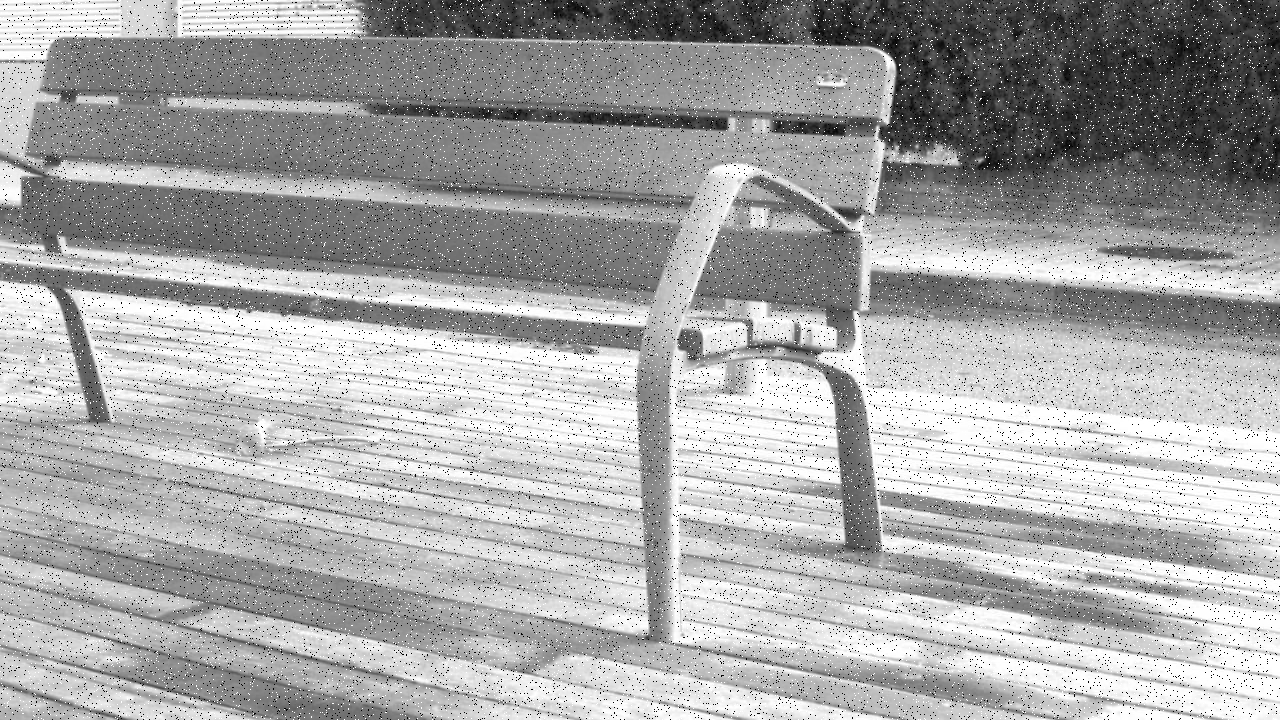
#> input picture HW2/ex1_images/noise.png, 1280 x 720 px
$ python ex1.py
#> lines starting #> are read from the running program, lines starting #| are printed output that depends on the picture; long printed decimals are rounded
#> in read_img, returned value is the input picture: shape (720, 1280); min 0, max 255, mean 167.2
#> call 2 of read_img, with img_path = 'ex1_images/ori_img.png'
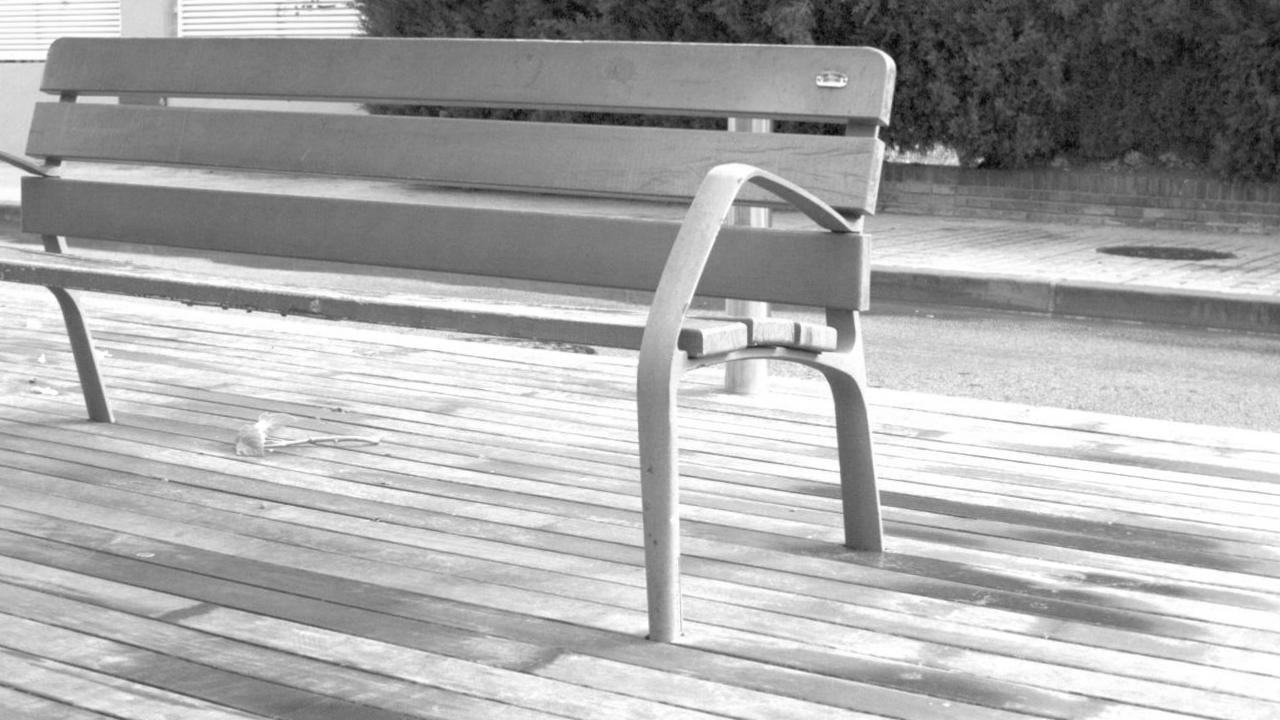
#> input picture HW2/ex1_images/ori_img.png, 1280 x 720 px
#> in read_img, returned value is the input picture: shape (720, 1280); min 0, max 255, mean 169.4
import cv2
import matplotlib.pyplot as plt
import numpy as np
import math
import os


def read_img(img_path):
    """
    Read grayscale image
    Inputs:
    img_path: str: image path
    Returns:
    img: cv2 image
    """
    return cv2.imread(img_path, 0)


def padding_img(img, filter_size=3):
    """
    The surrogate function for the filter functions.
    The goal of the function: replicate padding the image such that when applying the kernel with the size of filter_size, the padded image will be the same size as the original image.
    WARNING: Do not use the exterior functions from available libraries such as OpenCV, scikit-image, etc. Just do from scratch using function from the numpy library or functions in pure Python.
    Inputs:
        img: cv2 image: original image
        filter_size: int: size of square filter
    Return:
        padded_img: cv2 image: the padding image
    """
    height, width = img.shape
    padding_size = filter_size // 2
    # Create a padded image with zeros
    padded_img = np.zeros(
        (height + 2 * padding_size, width + 2 * padding_size), dtype=img.dtype
    )

    # Copy the original image into the center of the padded image
    padded_img[
        padding_size : padding_size + height, padding_size : padding_size + width
    ] = img

    # Replicate padding for borders
    padded_img[:padding_size, padding_size : padding_size + width] = img[0, :]  # Top
    padded_img[padding_size + height :, padding_size : padding_size + width] = img[
        height - 1, :
    ]  # Bottom
    padded_img[:, :padding_size] = padded_img[
        :, padding_size : padding_size + 1
    ]  # Left
    padded_img[:, padding_size + width :] = padded_img[
        :, padding_size + width - 1 : padding_size + width
    ]  # Right

    return padded_img


def mean_filter(img, filter_size=3):
    """
    Smoothing image with mean square filter with the size of filter_size. Use replicate padding for the image.
    WARNING: Do not use the exterior functions from available libraries such as OpenCV, scikit-image, etc. Just do from scratch using function from the numpy library or functions in pure Python.
    Inputs:
        img: cv2 image: original image
        filter_size: int: size of square filter,
    Return:
        smoothed_img: cv2 image: the smoothed image with mean filter.
    """
    padded_img = padding_img(img, filter_size)
#> in padding_img, `padded_img[ padding_size : padding_size + height, padding_size : paddi..`:
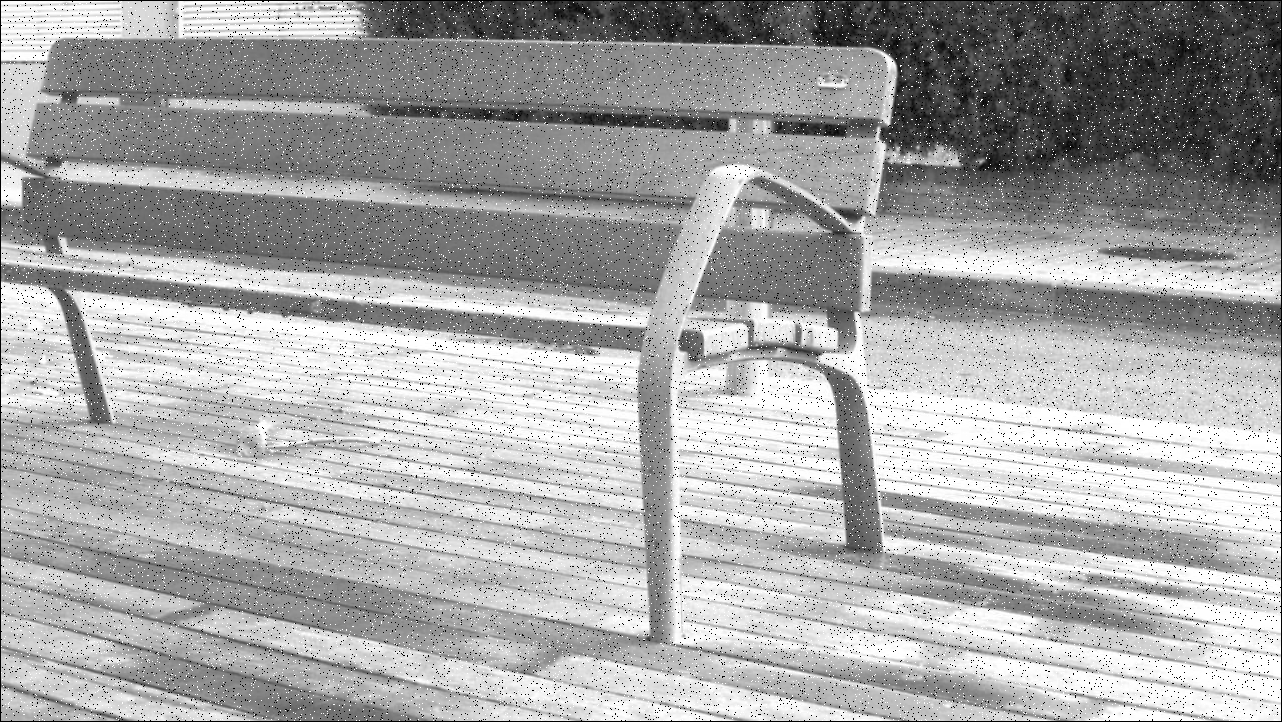
#> padded_img: shape (722, 1282); min 0, max 255, mean 166.5
#> in padding_img, `padded_img[:, padding_size + width :] = padded_img[ :, padding_size + ..`:
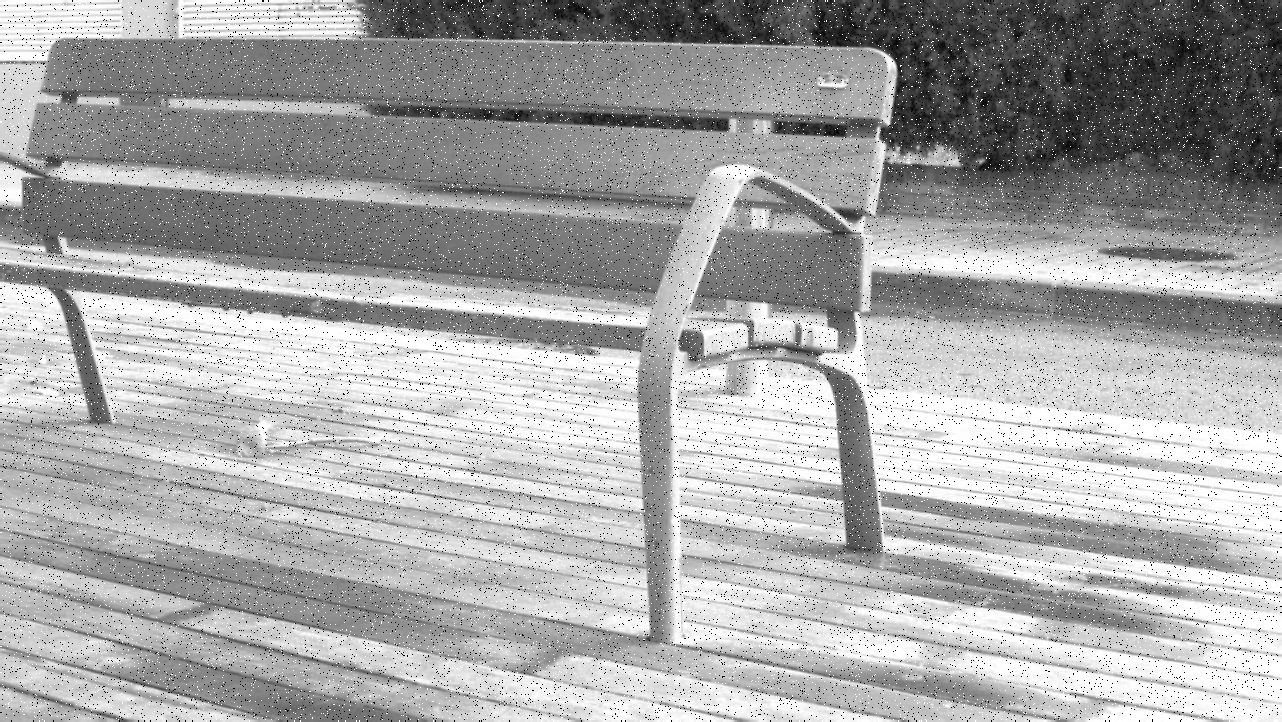
#> padded_img: shape (722, 1282); min 0, max 255, mean 167.2

    smoothed_img = np.zeros_like(img)
    height, width = padded_img.shape
#> height = 722; width = 1282
    pad_size = filter_size // 2

    for x in range(pad_size, height - pad_size):
        for y in range(pad_size, width - pad_size):
            neighborhood = padded_img[x : x + filter_size, y : y + filter_size]
            median_value = np.mean(neighborhood)
            smoothed_img[x - pad_size, y - pad_size] = median_value
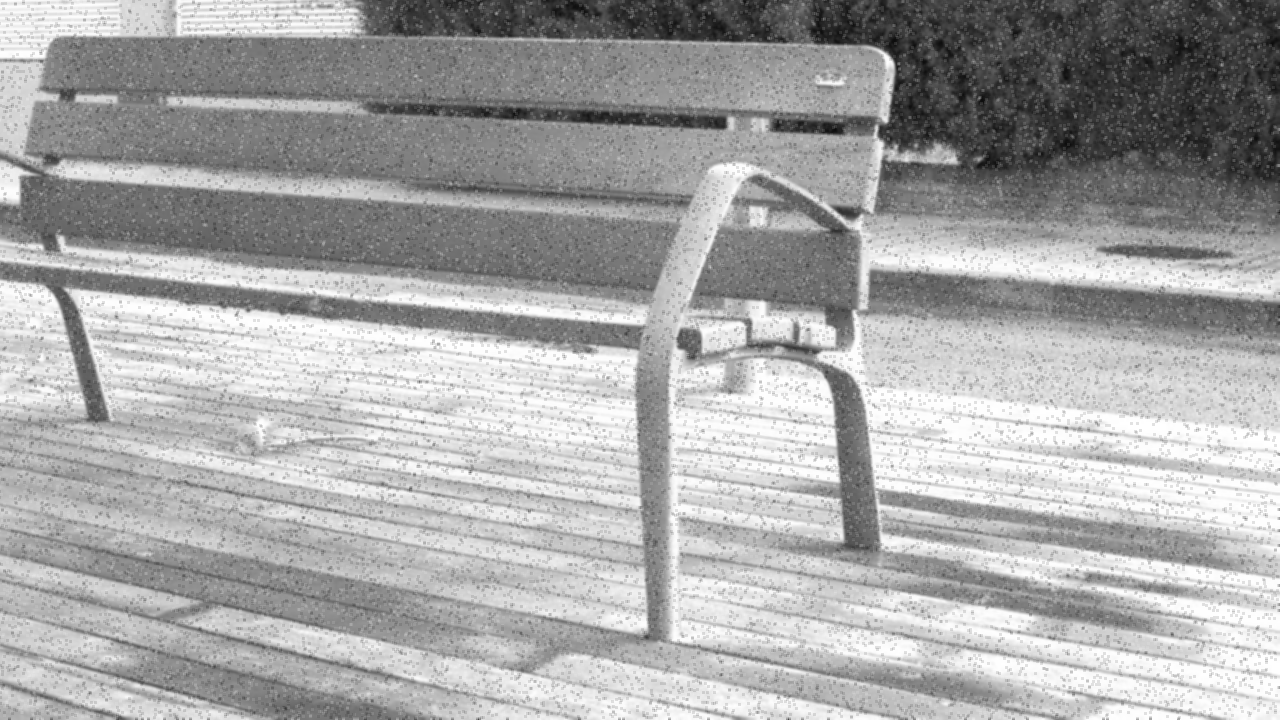
#> smoothed_img: shape (720, 1280); min 11, max 255, mean 166.9

    return smoothed_img


def median_filter(img, filter_size=3):
    """
    Smoothing image with median square filter with the size of filter_size. Use replicate padding for the image.
    WARNING: Do not use the exterior functions from available libraries such as OpenCV, scikit-image, etc. Just do from scratch using function from the numpy library or functions in pure Python.
    Inputs:
        img: cv2 image: original image
        filter_size: int: size of square filter
    Return:
        smoothed_img: cv2 image: the smoothed image with median filter.
    """
    padded_img = padding_img(img, filter_size)
    smoothed_img = np.zeros_like(img)
    height, width = padded_img.shape
    pad_size = filter_size // 2

    for x in range(pad_size, height - pad_size):
        for y in range(pad_size, width - pad_size):
            neighborhood = padded_img[x : x + filter_size, y : y + filter_size]
            median_value = np.median(neighborhood)
            smoothed_img[x - pad_size, y - pad_size] = median_value

    return smoothed_img


def psnr(gt_img, smooth_img):
    """
    Calculate the PSNR metric
    Inputs:
        gt_img: cv2 image: groundtruth image
        smooth_img: cv2 image: smoothed image
    Outputs:
        psnr_score: PSNR score
    """
    gt_img = gt_img.astype(np.float64)
    smooth_img = smooth_img.astype(np.float64)

    mse = np.mean(np.square(gt_img - smooth_img))

    max_pixel = np.max(gt_img)

    psnr_score = 20 * np.log10(max_pixel) - 10 * np.log10(mse)

    return psnr_score


def show_res(before_img, after_img):
    """
    Show the original image and the corresponding smooth image
    Inputs:
        before_img: cv2: image before smoothing
        after_img: cv2: corresponding smoothed image
    Return:
        None
    """
    plt.figure(figsize=(12, 9))
    plt.subplot(1, 2, 1)
    plt.imshow(before_img, cmap="gray")
    plt.title("Before")

    plt.subplot(1, 2, 2)
    plt.imshow(after_img, cmap="gray")
    plt.title("After")
    plt.show()


if __name__ == "__main__":
    img_noise = "ex1_images/noise.png"  # <- need to specify the path to the noise image
    img_gt = "ex1_images/ori_img.png"  # <- need to specify the path to the gt image
    img = read_img(img_noise)
    gt = read_img(img_gt)
    filter_size = 3

    # Mean filter
    mean_smoothed_img = mean_filter(img, filter_size)
    show_res(img, mean_smoothed_img)
    print("PSNR score of mean filter: ", psnr(gt, mean_smoothed_img))
#> in psnr, `mse = np.mean(np.square(gt_img - smooth_img))`: mse = 228.5
#> in psnr, `max_pixel = np.max(gt_img)`: max_pixel = 255
#> in psnr, `psnr_score = 20 * np.log10(max_pixel) - 10 * np.log10(mse)`: psnr_score = 24.54
#| PSNR score of mean filter:  24.542

    # Median filter
    median_smoothed_img = median_filter(img, filter_size)
    show_res(img, median_smoothed_img)
    print("PSNR score of median filter: ", psnr(gt, median_smoothed_img))
#| PSNR score of median filter:  27.740
